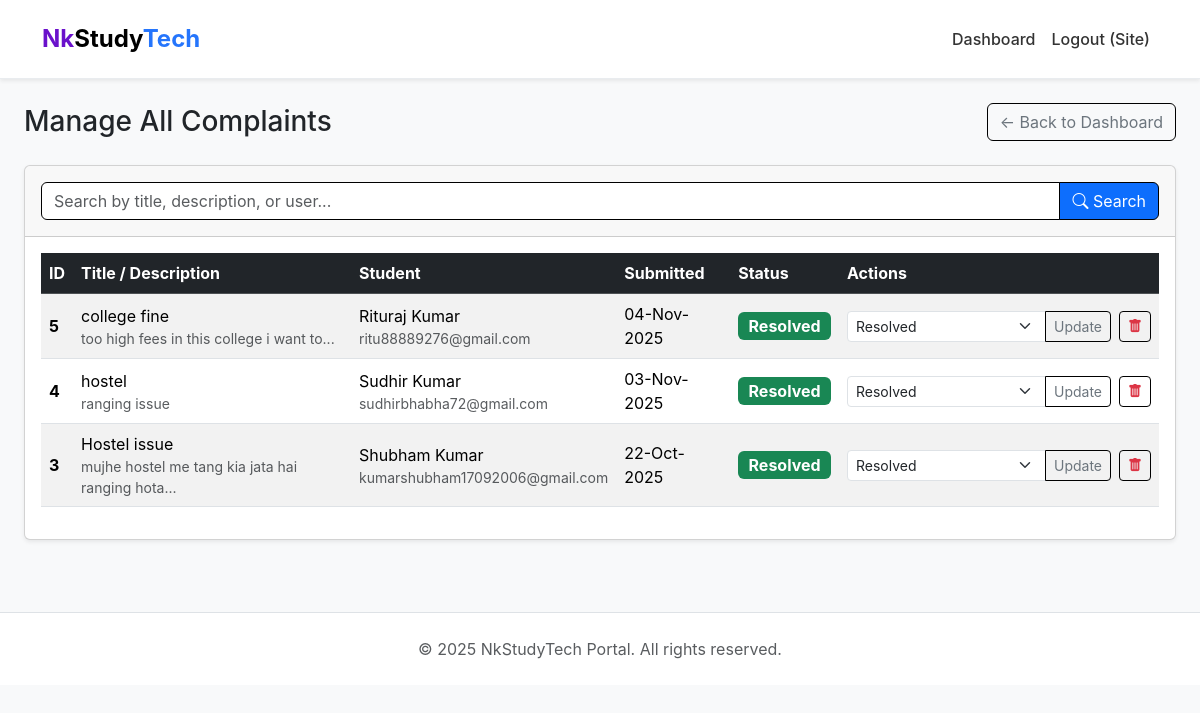
Screenshot of /admin/complaints (signed in) with the database file from the repository.
### app.py (models this page shows, shortened)
class User(db.Model, UserMixin):
    id = db.Column(db.Integer, primary_key=True)
    name = db.Column(db.String(120))
    email = db.Column(db.String(150), unique=True, nullable=False)
    password_hash = db.Column(db.String(200))
    is_admin = db.Column(db.Boolean, default=False)
    created_at = db.Column(db.DateTime, default=datetime.utcnow)

class Complaint(db.Model):
    id = db.Column(db.Integer, primary_key=True)
    title = db.Column(db.String(200))
    description = db.Column(db.Text)
    attachment = db.Column(db.String(300))
    status = db.Column(db.String(50), default='Pending')
    user_id = db.Column(db.Integer, db.ForeignKey('user.id'))
    created_at = db.Column(db.DateTime, default=datetime.utcnow)
    user = db.relationship('User', backref='complaints')

### app.py (the view)
@app.route('/admin/complaints')
@login_required
def admin_manage_complaints():
    if not current_user.is_admin:
        return redirect(url_for('student_dashboard'))
    q = request.args.get('q','')
    if q:
        complaints = Complaint.query.filter(Complaint.title.contains(q) | Complaint.description.contains(q)).order_by(Complaint.created_at.desc()).all()
    else:
        complaints = Complaint.query.order_by(Complaint.created_at.desc()).all()
    return render_template('manage_complaints.html', complaints=complaints, q=q)

### app.py (called while the page is built)
@login_manager.user_loader
def load_user(user_id):
    return User.query.get(int(user_id))

### templates/manage_complaints.html (shortened to what this page needs)
{% extends 'layout.html' %}
{% block body %}
<div class="container-fluid p-4">
  <div class="d-flex justify-content-between align-items-center mb-4">
    <h1 class="h3 mb-0 text-gray-800">Manage All Complaints</h1>
    <a href="{{ url_for('admin_dashboard') }}" class="btn btn-outline-secondary">
      &larr; Back to Dashboard
    </a>
  </div>
  <div class="card shadow-sm">
    <div class="card-header py-3">
      <form method="get" action="{{ url_for('admin_manage_complaints') }}">
        <div class="input-group">
          <input type="text" class="form-control" name="q" placeholder="Search by title, description, or user..." value="{{ q }}">
          <button class="btn btn-primary" type="submit">
            <i class="bi bi-search"></i> Search
          </button>
        </div>
      </form>
    </div>
    <div class="card-body">
      <div class="table-responsive">
        <table class="table table-striped table-hover align-middle">
          <thead class="table-dark">
            <tr>
              <th scope="col">ID</th>
              <th scope="col">Title / Description</th>
              <th scope="col">Student</th>
              <th scope="col">Submitted</th>
              <th scope="col">Status</th>
              <th scope="col" style="width: 320px;">Actions</th>
            </tr>
          </thead>
          <tbody>
            {% for c in complaints %}
            <tr>
              <td><strong>{{ c.id }}</strong></td>
              <td>
                {{ c.title }}
                <small class="d-block text-muted">{{ c.description|truncate(50) }}</small>
              </td>
              <td>
                {{ c.user.name if c.user else 'N/A' }}
                <small class="d-block text-muted">{{ c.user.email if c.user else '' }}</small>
              </td>
              <td>{{ c.created_at.strftime('%d-%b-%Y') }}</td>
              <td>
                {% set status_class = 'bg-secondary' %}
                {% if c.status == 'Pending' %}
                  {% set status_class = 'bg-warning text-dark' %}
                {% elif c.status == 'In Progress' %}
                  {% set status_class = 'bg-info text-dark' %}
                {% elif c.status == 'Resolved' %}
                  {% set status_class = 'bg-success' %}
                {% endif %}
                <span class="badge {{ status_class }} fs-6">{{ c.status }}</span>
              </td>
              <td>
                <div class="d-flex gap-2">
                  <form method="post" action="{{ url_for('admin_update_complaint', cid=c.id) }}" class="flex-grow-1">
                    <div class="input-group input-group-sm">
                      <select name="status" class="form-select">
                        <option value="Resolved" {% if c.status=='Resolved' %}selected{% endif %}>Resolved</option>
                      </select>
                      <button class="btn btn-outline-secondary" type="submit">Update</button>
                    </div>
                  </form>
                  <form method="post" action="{{ url_for('admin_delete_complaint', cid=c.id) }}" onsubmit="return confirm('Are you sure you want to delete this complaint?')">
                    <button class="btn btn-outline-danger btn-sm" type="submit">
                      <i class="bi bi-trash-fill"></i>
                    </button>
                  </form>
                </div>
              </td>
            </tr>
            {% else %}
            <tr>
              <td colspan="6" class="text-center p-4">No complaints found.</td>
            </tr>
            {% endfor %}
          </tbody>
        </table>
      </div>
    </div>
  </div>
</div>
{% endblock %}

### templates/layout.html (shortened to what this page needs)
<!doctype html>
<html lang="en">
<head>
  <link href="https://cdn.jsdelivr.net/npm/bootstrap@5.3.3/dist/css/bootstrap.min.css" rel="stylesheet">
  <link href="https://cdn.jsdelivr.net/npm/bootstrap-icons@1.11.3/font/bootstrap-icons.min.css" rel="stylesheet">
</head>
<body>
  <nav class="navbar navbar-expand-lg navbar-light bg-white shadow-sm py-3">
    <div class="container">
      <a class="navbar-brand" href="{{ url_for('index') }}">
        <span class="logo-nk">Nk</span>Study<span class="logo-tech">Tech</span>
      </a>
      <div class="collapse navbar-collapse" id="mainNavbar">
        <ul class="navbar-nav ms-auto mb-2 mb-lg-0">
          {% if current_user.is_authenticated %}
            <li class="nav-item">
              <a class="nav-link" href="{{ url_for('student_dashboard') }}">Dashboard</a>
            </li>
            <li class="nav-item">
              <a class="nav-link" href="{{ url_for('logout') }}">Logout ({{ current_user.name.split(' ')[0] }})</a>
            </li>
          {% endif %}
        </ul>
      </div>
    </div>
  </nav>
  <main>
    {% block body %}{% endblock %}
  </main>
  <footer class="text-center py-4 mt-5 bg-white border-top">
    <div class="container">
      <p class="mb-0 text-muted">&copy; 2025 NkStudyTech Portal. All rights reserved.</p>
    </div>
  </footer>
</body>
</html>

### templates/layout.html (style rules this page uses)
.form-control { background-color: #FFFFFF !important; color: #212529 !important; border: 1px solid #000000 !important; }
.btn { border: 1px solid #000000 !important; }
body { background-color: #f8f9fa; font-family: -apple-system, BlinkMacSystemFont, "Segoe UI", Roboto, "Helvetica Neue", Arial, sans-serif; }
.navbar { border-bottom: 1px solid #e9ecef; }
.navbar-brand { font-weight: 700; font-size: 1.5rem; }
.logo-nk { color: #6a11cb; }
.logo-tech { color: #2575fc; }
.nav-link { font-weight: 500; color: #333; }

### rows the page displays
User: name "Site"
Complaint: id "5", title "college fine", description "too high fees in this college i want to...", user "Rituraj Kumar", user "ritu88889276@gmail.com", created_at "04-Nov-2025", status "Resolved"
Complaint: id "4", title "hostel", description "ranging issue", user "Sudhir Kumar", user "sudhirbhabha72@gmail.com", created_at "03-Nov-2025", status "Resolved"
Complaint: id "3", title "Hostel issue", description "mujhe hostel me tang kia jata hai ranging hota...", user "Shubham Kumar", user "kumarshubham17092006@gmail.com", created_at "22-Oct-2025", status "Resolved"
